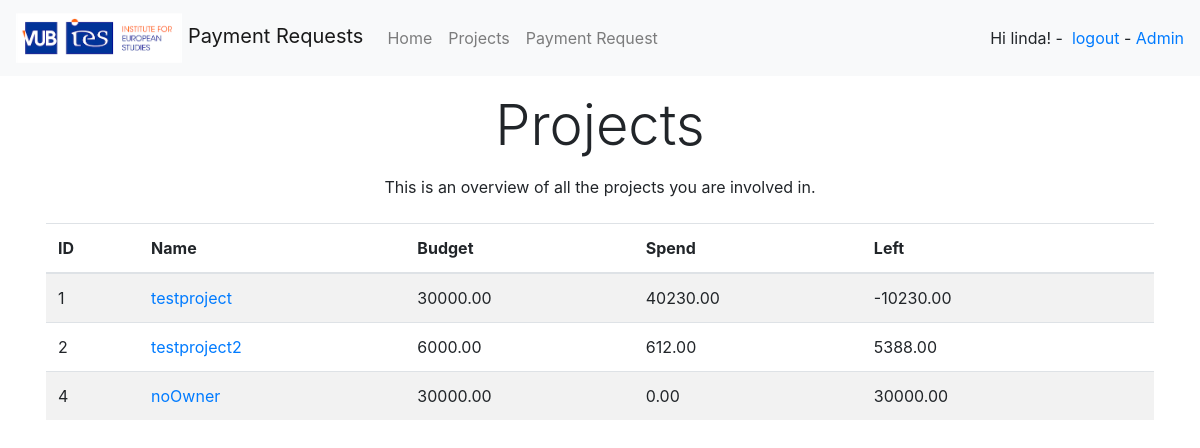
Page /projects/ (signed in) on the committed database.
### projects/models.py (models this page shows, shortened)
class Project(models.Model):
    name = models.CharField(max_length=100)
    budget = models.DecimalField(max_digits=10, decimal_places=2, default=0)
    spend = models.DecimalField(max_digits=10, decimal_places=2, default=0)
    def left(self):
        return self.budget - self.spend

### projects/views.py (the view)
# urls.py: url(r'^projects/', views.projects, name='projects' ),
def projects(request):
    uid = None
    upr = None
    user = None
    user_projects = []
    all_projects = Project.objects.all()
    if request.user.is_authenticated:
        user = request.user
        upr = UserProjectRights.objects.filter(user=user)
        for item in upr:
            user_projects.append(Project.objects.get(id=item.project.id))
    else:
        upr = {}
    return render(request, 'projects.html', {'UPR': upr, 'projects': user_projects})

### templates/projects.html (shortened to what this page needs)
{% extends 'base.html' %}
{% block content %}
    <div class="container p-2">
        <div class="text-center">
            <h1 class="display-4">Projects</h1>
        <p class="p-2">This is an overview of all the projects you are involved in.</p></div>
        {% if user.is_authenticated %}
         <table class="table table-striped ">
          <thead>
            <tr>
              <th scope="col">ID</th>
              <th scope="col">Name</th>
              <th scope="col">Budget</th>
              <th scope="col">Spend</th>
              <th scope="col">Left</th>
              <th scope="col"></th>
            </tr>
          </thead>
          <tbody>
            {% for project in projects %}
                 <tr>
                    <td scope="col"> {{ project.id }}</td>
                    <td scope="col"><a href="/project/{{ project.id }}">{{ project.name }}</a></td>
                    <td scope="col">{{ project.budget }}</td>
                    <td scope="col">{{ project.spend }}</td>
                    <td scope="col">{{ project.left }}</td>
                    <td scope="col"></td>
                </tr>
            {% endfor %}
          </tbody>
        </table>
    {% else %}
        <div class="alert alert-danger">
        <h4 class="alert-heading">Warning!</h4>
         <p>To visit this page please first <a href="{% url 'login' %}" class="alert-link">login</a></p>
        </div>
    {% endif %}
    </div>
{% endblock %}

### templates/base.html (shortened to what this page needs)
<!DOCTYPE html>
<html lang="en">
<head>
    <link rel="stylesheet" href="https://maxcdn.bootstrapcdn.com/bootstrap/4.0.0/css/bootstrap.min.css">
</head>
<body>
<nav class="navbar navbar-expand-lg navbar-light bg-light">
  <a class="navbar-brand" href="/">{% load static %} <img src="{% static "vubieslogo-smal.png" %}"  height="50" class="d-inline-block " alt="">
   Payment Requests </a>
  <div class="collapse navbar-collapse" id="navbarSupportedContent">
    <ul class="navbar-nav mr-auto">
      <li>
        <a class="nav-link" href="/">Home </a>
      </li>
      <li class="nav-item">
        <a class="nav-link" href="/projects">Projects</a>
      </li>
       <li class="nav-item">
        <a class="nav-link" href="/paymentrequest">Payment Request</a>
      </li>
    </ul>
    {% if user.is_authenticated %}
        Hi {{ user.username }}! - &nbsp;
         <a href="{% url 'logout' %}"> logout </a> &nbsp;-&nbsp;
        {% if user.is_superuser %}<a href="/admin"> Admin </a> {% endif %}
    {% else %}
        <a href="{% url 'login' %}">login</a>
    {% endif %}
  </div>
</nav>
  <div class="container p-2">
    {% block content %}
    {% endblock %}
  </div>
</body>
</html>

### rows in the picture
Project: id "1", name "testproject", budget "30000.00", spend "40230.00", left "-10230.00"
Project: id "2", name "testproject2", budget "6000.00", spend "612.00", left "5388.00"
Project: id "4", name "noOwner", budget "30000.00", spend "0.00", left "30000.00"

### other values in the picture
{{ user.username }} "linda"
